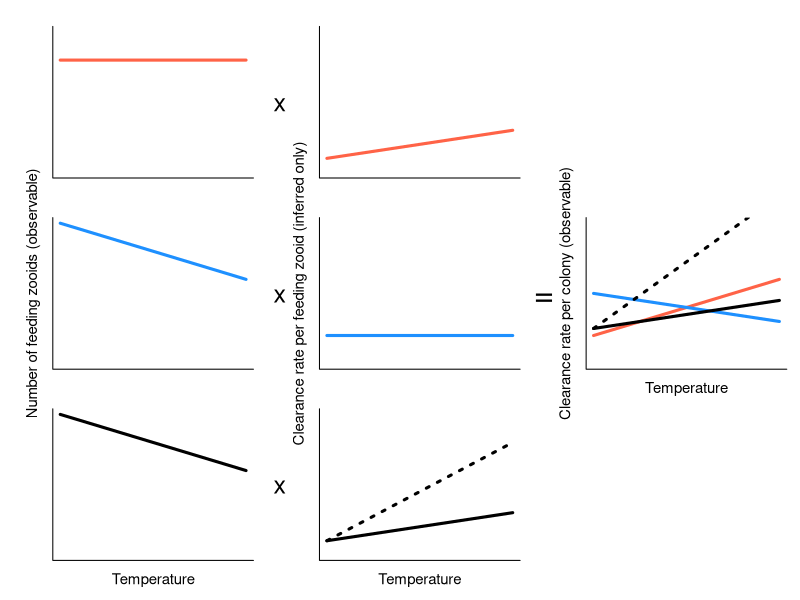

The R source for this figure:
### This code produces Figure 4 in the manuscript: 
### Powell, JA and  SC Burgess. How modularity and heterotrophy complicate the understanding of the causes of thermal performance curves: the case of feeding rate in a filter feeding animal
# Code finalized Mar 2024
# Any comments or error reporting, please contact Jackson Powell. jap16f@fsu.edu

# R Version 4.3.1 (2023-06-16 ucrt) -- "Beagle Scouts"

# Set up data
mouths <- c(100, 60) # number of mouths, approximate based on Fig 3a x Fig 3b
rate <- c(0.5, 1.5) # per zooid, approximate based on Fig 2b
ratef <- c(0.5, 4) # per feeding zooid, approximate based on Fig 2c



# Prepare Figure 4 
# windows(width = 5,height = 5) # use "quartz()" on Mac
quartz(width = 4,height = 4)

par(mfrow = c(3, 3), mar = c(2, 4, 1, 1), oma = c(1, 0, 1, 0))

# Set up figure parameters
xlims <- c(17, 33)
rate.ylims <- c(0, 5)
mouths.ylims <- c(0, 100)
cex <- 0.9
cex.axis <- 0.8
lwd <- 3


# Row 1
plot(1, type="n", las = 1,bty = "l",  xaxt = "n", yaxt = "n", xlab = "", ylab = "",
     xlim = xlims, ylim = mouths.ylims, cex.axis = cex.axis)
lines(xlims, rep(mean(mouths), 2), col = "tomato", lwd = lwd)

plot(1, type = "n", las = 1,bty = "l",  xaxt = "n", yaxt = "n", xlab="", ylab = "",
     xlim = xlims, ylim = rate.ylims, cex.axis = cex.axis)
lines(xlims, c(rate[1], rate[2]), col = "tomato", lwd = lwd)
mtext(side=2,"x", line = 2.5, cex = 1.5,las=1)

plot(1, type = "n", bty = "n", xaxt = "n", yaxt = "n", xlab = "", ylab  = "")

# Row 2
plot(1, type = "n", las = 1, bty = "l",  xaxt = "n", yaxt = "n", xlab="", ylab = "",
     xlim = xlims, ylim = mouths.ylims, cex.axis = cex.axis)
lines(xlims, c(mouths[1],mouths[2]), col = "dodgerblue", lwd = lwd)
mtext("Number of feeding zooids (observable)", side = 2, line = 1, cex = cex)


plot(1, type = "n", las = 1, bty = "l", xaxt = "n", yaxt = "n", xlab = "", ylab = "",
     xlim = xlims, ylim = rate.ylims, cex.axis = cex.axis)
lines(xlims, rep(mean(rate), 2), col = "dodgerblue", lwd = lwd)
mtext("Clearance rate per feeding zooid (inferred only)", side = 2, line = 1, cex = cex)
mtext(side = 2,"x", line = 2.5, cex = 1.5,las=1)

plot(1, type = "n", las = 1, bty = "l", xaxt = "n", yaxt = "n", xlab = "", ylab  = "",
     xlim = xlims, ylim = c(0,200), cex.axis  = cex.axis)

lines(xlims, mean(mouths) * c(rate[1],rate[2]), col = "tomato", lwd = lwd)
lines(xlims, c(mouths[1], mouths[2]) * mean(rate), col = "dodgerblue", lwd = lwd)
lines(xlims, c(mouths[1], mouths[2]) * c(rate[1], rate[2]), col = "black", lwd = lwd)
lines(xlims, c(mouths[1], mouths[2]) * c(ratef[1], ratef[2]), col = "black", lwd = lwd, lty=3)

mtext("Clearance rate per colony (observable)", side = 2, line = 1, cex = cex)
mtext(side = 2, "=", line = 2.5, cex = 2, las = 1)
# Add x-axis label
mtext("Temperature", side = 1, line = 1, cex = cex)

# Row 3 
plot(1, type = "n", las = 1, bty = "l", xaxt = "n", yaxt = "n", xlab="", ylab = "",
     xlim = xlims, ylim = mouths.ylims, cex.axis = cex.axis)
lines(xlims, c(mouths[1], mouths[2]), lwd = lwd)
# Add x-axis label
mtext("Temperature", side = 1, line = 1, cex = cex)

plot(1, type="n", las = 1,bty = "l",  xaxt = "n", yaxt = "n", xlab="", ylab = "",
     xlim = xlims, ylim = rate.ylims, cex.axis = cex.axis)
lines(xlims, c(rate[1], rate[2]), lwd = lwd)
lines(xlims, c(ratef[1], ratef[2]), lwd = lwd, lty = 3)

mtext(side = 2,"x", line = 2.5, cex = 1.5,las=1)
# Add x-axis label
mtext("Temperature", side = 1, line = 1, cex = cex)

plot(1, type = "n", bty = "n", xaxt = "n", yaxt = "n", xlab = "", ylab  = "")


